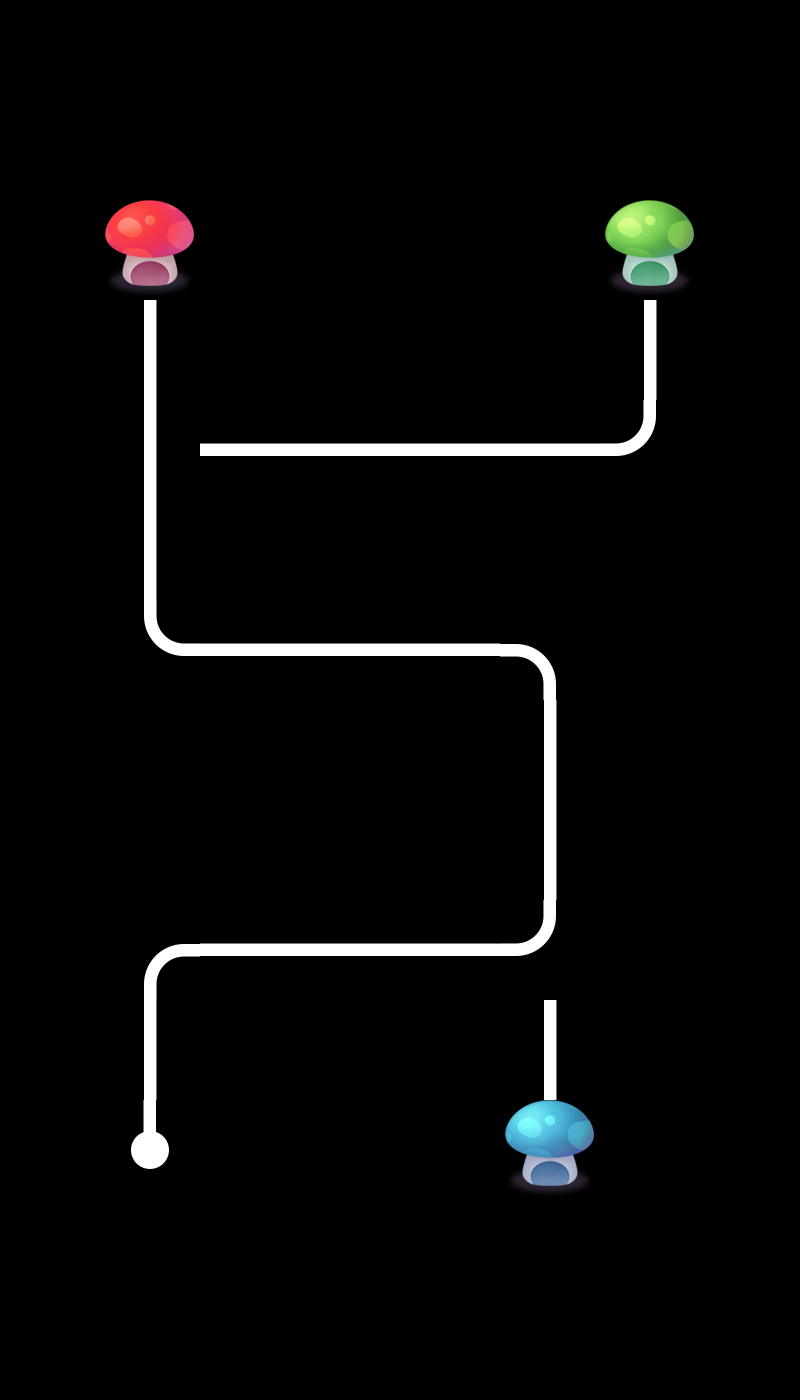

This is a level from a 2D game, rendered from its Tiled map with the project's own tilesets. A one-line summary and the map file follow, with tile-layer data summarised:
An orthogonal 8x14 tile map with 100x100 px tiles, 1 tile layer (layer0) and 2 objects.

<map version="1.0" orientation="orthogonal" renderorder="right-down" width="8" height="14" tilewidth="100" tileheight="100" nextobjectid="3">
 <tileset firstgid="1" name="tiled" tilewidth="100" tileheight="100">
  <image source="tiled.png" width="500" height="400" />
 </tileset>
 <layer name="layer0" width="8" height="14">
  <data>[112 cells, 27 non-empty, 10 distinct tile ids]</data>
 </layer>
 <objectgroup name="object1">
  <properties>
   <property name="id" value="0" />
  </properties>
  <object id="1" x="512.121" y="918.182" width="63.6364" height="57.5758">
   <properties>
    <property name="id" value="0" />
   </properties>
  </object>
  <object id="2" x="113.637" y="425.758" width="63.6364" height="57.5758">
   <properties>
    <property name="id" value="1" />
   </properties>
  </object>
 </objectgroup>
</map>
